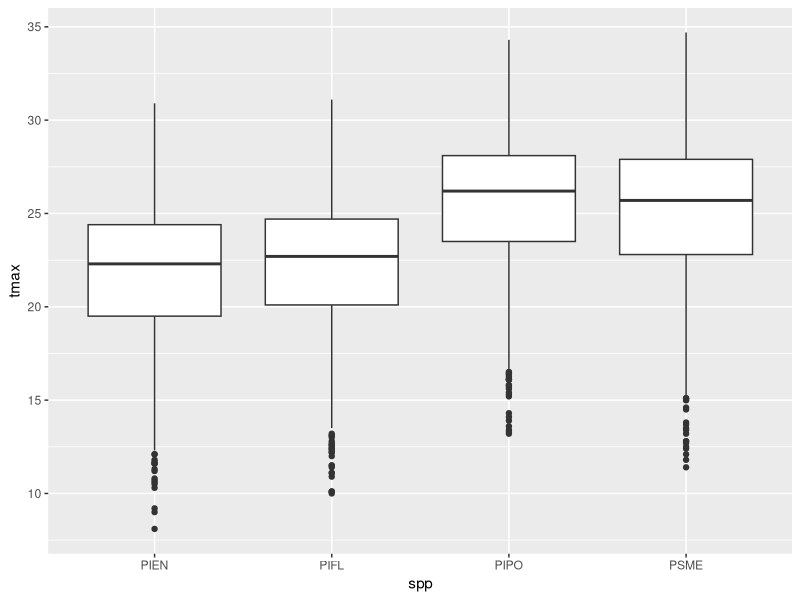
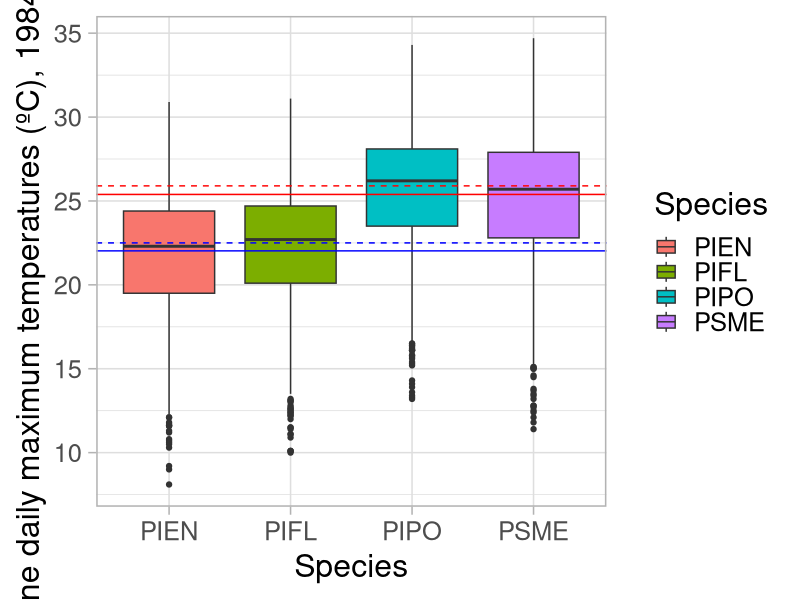
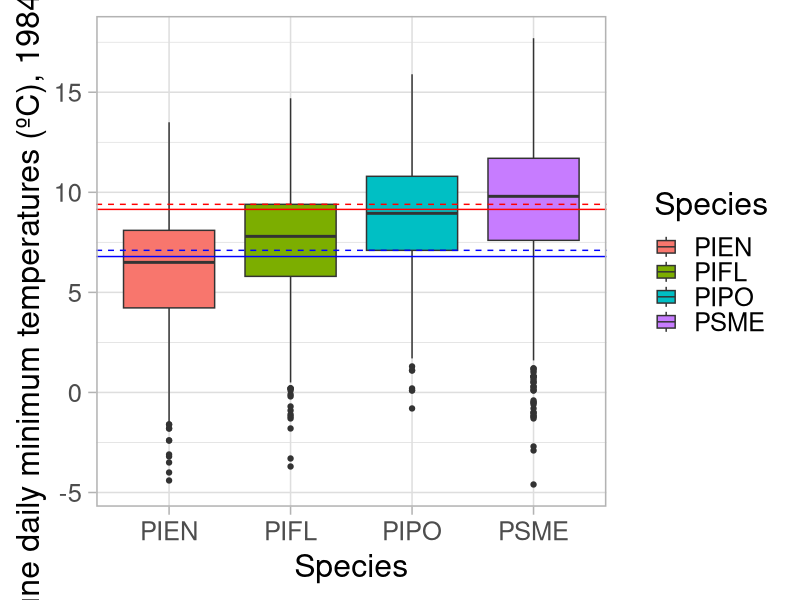
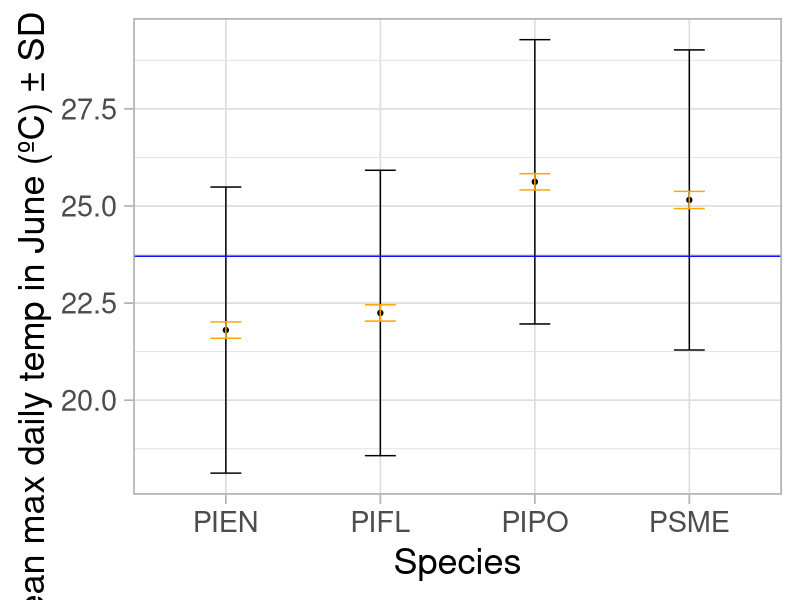
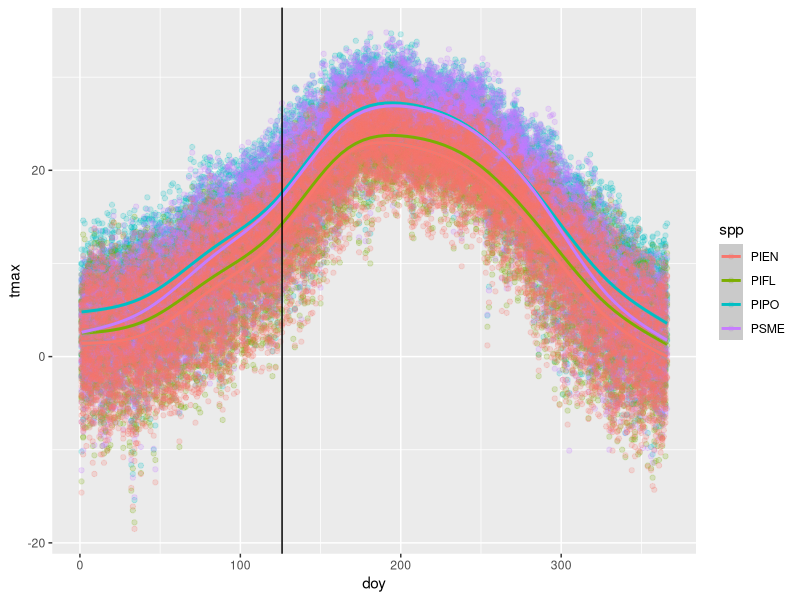
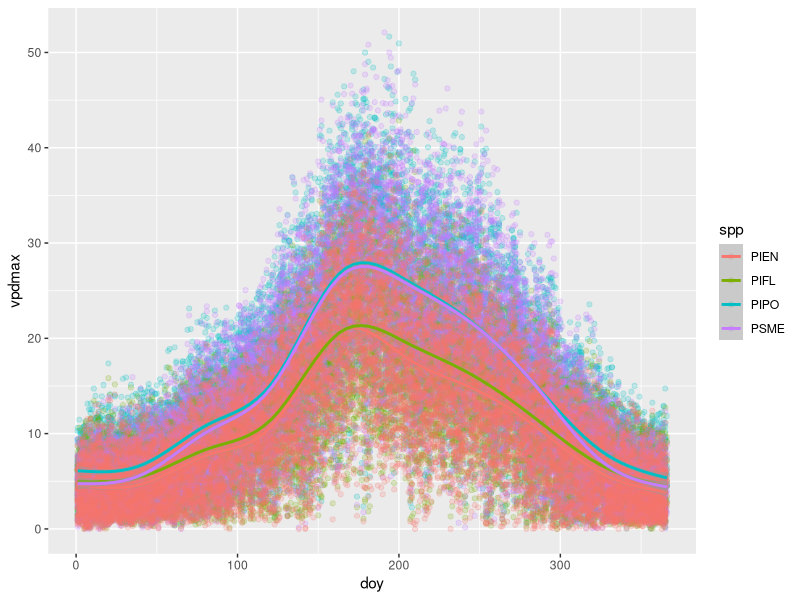
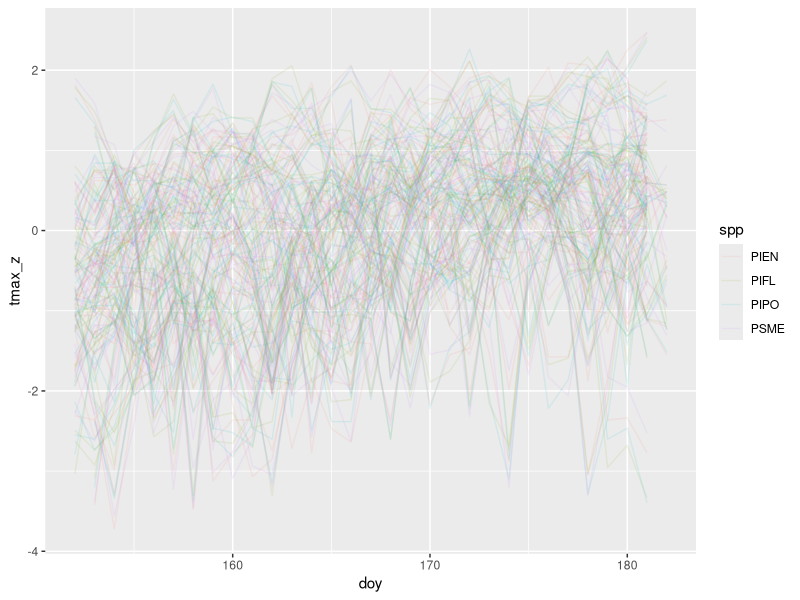
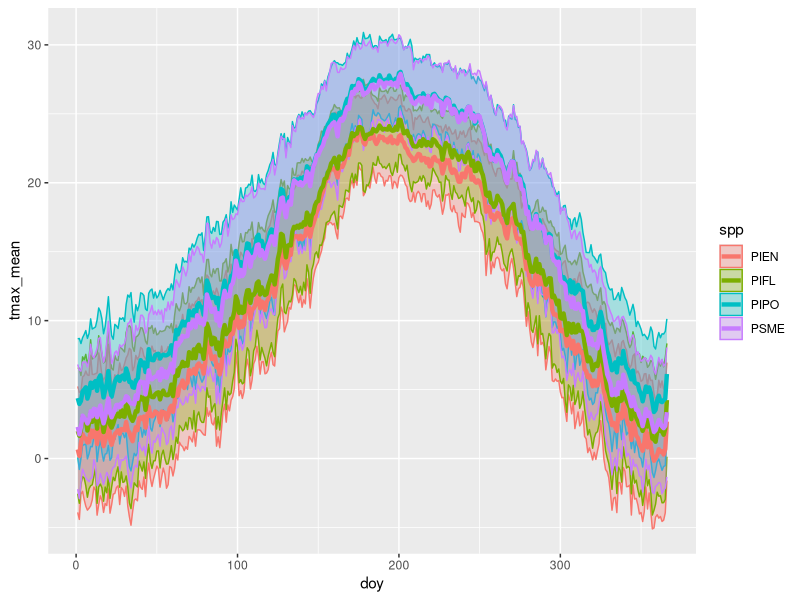

Write the R code that produced these figures, in order. (Note: this script raises an error after producing the figures.)
library(tidyverse)
options(digits = 10)


# DAILY data acquired from PRISM explorer (https://prism.oregonstate.edu/explorer/) on Thursday, June 19th, 2025
# see acquisition parameters in original CSVs

#Ponderosa Pine (PIPO)
pipo <- read_csv("data/Provenance/PIPO_Daily.csv", skip = 10)
#names(pipo) <- pipo[1,1:4]
#pipo <- pipo[-1,]
pipo$spp <- "PIPO"

#Limber Pine (PIFL)
pifl <- read_csv("data/Provenance/PIFL_Daily.csv", skip = 10)
# # names(pifl) <- pifl[1,1:4]
# pifl <- pifl[-1,]
pifl$spp <- "PIFL"

#Douglas Fir (PSME)
psme <- read_csv("data/Provenance/PSME_Daily.csv", skip = 10)
# names(psme) <- psme[1,1:4]
# psme <- psme[-1,]
psme$spp <- "PSME"

#Engelmann Spruce (PIEN)
pien <- read_csv("data/Provenance/PIEN_Daily.csv", skip = 10)
# names(pien) <- pien[1,1:4]
# pien <- pien[-1,]
pien$spp <- "PIEN"

prov_clim <- rbind(pipo, pifl, psme, pien) %>% 
  mutate(doy = yday(Date),
    year = as.numeric(substr(Date, 1, 4)),
    month = month(Date))
names(prov_clim) <- c("date", "tmin", "tmean", "tmax", "vpdmin", "vpdmax",
                      "spp", "doy", "year", "month")
# prov_clim <- prov_clim %>% 
#   mutate(tmean = as.numeric(tmean))

# avg_clim <- prov_clim %>% 
#   group_by(year) %>% 
#   summarise(temp = mean(tmean))

# let's get some z-scores

ggplot(filter(prov_clim, month == 6), aes(x = spp, y = tmax))+
  geom_boxplot()

pien6 <- filter(prov_clim, month == 6 & spp == "PIEN")
pifl6 <- filter(prov_clim, month == 6 & spp == "PIFL")
pipo6 <- filter(prov_clim, month == 6 & spp == "PIPO")
psme6 <- filter(prov_clim, month == 6 & spp == "PSME")

loel6 <- rbind(pipo6, psme6)
hiel6 <- rbind(pien6, pifl6)

#Max:
ggplot(filter(prov_clim, month == 6))+
  # \geom_boxplot(aes(x = spp, y = tmin, fill = spp), alpha = 0.5)+
  geom_boxplot(aes(x = spp, y = tmax, fill = spp))+
  geom_hline(aes(yintercept = mean(loel6$tmax, na.rm = T)), color = "red")+
  geom_hline(aes(yintercept = mean(hiel6$tmax, na.rm = T)), color = "blue")+
  geom_hline(aes(yintercept = median(loel6$tmax, na.rm = T)), color = "red", linetype = 2)+
  geom_hline(aes(yintercept = median(hiel6$tmax, na.rm = T)), color = "blue", linetype = 2)+
  theme_light(base_size = 23)+
  labs(x = "Species",
       y = "June daily maximum temperatures (ºC), 1984 - 2024", fill = "Species")
# send this to don & dave

#Min:
ggplot(filter(prov_clim, month == 6))+
  # \geom_boxplot(aes(x = spp, y = tmin, fill = spp), alpha = 0.5)+
  geom_boxplot(aes(x = spp, y = tmin, fill = spp))+
  geom_hline(aes(yintercept = mean(loel6$tmin, na.rm = T)), color = "red")+
  geom_hline(aes(yintercept = mean(hiel6$tmin, na.rm = T)), color = "blue")+
  geom_hline(aes(yintercept = median(loel6$tmin, na.rm = T)), color = "red", linetype = 2)+
  geom_hline(aes(yintercept = median(hiel6$tmin, na.rm = T)), color = "blue", linetype = 2)+
  theme_light(base_size = 23)+
  labs(x = "Species",
    y = "June daily minimum temperatures (ºC), 1984 - 2024", fill = "Species")


# PIPO & PSME
mean(loel6$tmax, na.rm = T) # 25.39 (25)
median(loel6$tmax, na.rm = T) # 25.39 (25)
mean(loel6$tmin, na.rm = T) # 9.15 (9)
median(loel6$tmin, na.rm = T) # 9.15 (9)

# PIEN & PIFL
mean(hiel6$tmax, na.rm = T) # 22.03 (32)
median(hiel6$tmax, na.rm = T) # 23 (25)
mean(hiel6$tmin, na.rm = T) # 6.79 (17)
median(hiel6$tmin, na.rm = T) # 9.15 (9)






june_min_mean <- prov_clim %>% 
  filter(month == 6) %>% 
  group_by(spp) %>% 
  summarise(tmin_mean = mean(tmin))
june_min_median <- prov_clim %>% 
  filter(month == 6) %>% 
  group_by(spp) %>% 
  summarise(tmin_med = median(tmin))

# ggplot()+
#   geom_point(data = june_min_mean, aes(x = spp, y = tmin_mean))+
#   geom_point(data = june_min_median, aes(x = spp, y = tmin_med))


prov_z_june <- prov_clim %>% 
  group_by(spp) %>% 
  filter(month == 6) %>% 
  summarise(tmax_mean = mean(tmax, na.rm = T), tmax_sd = sd(tmax, na.rm = T),
            n = n()) %>% 
  ungroup() %>% 
  mutate(tmax_lo = tmax_mean - 2*tmax_sd,
         tmax_hi = tmax_mean + 2*tmax_sd,
         tmax_se = tmax_sd/sqrt(n))

ggplot(prov_z_june, aes(x = spp, y = tmax_mean))+
  geom_point()+
  geom_errorbar(aes(ymin = tmax_mean - tmax_sd, ymax = tmax_mean + tmax_sd), width = 0.2)+
  geom_errorbar(aes(ymin = tmax_mean - 2*tmax_se, ymax = tmax_mean + 2*tmax_se), width = 0.2, color = "orange")+
  geom_hline(yintercept = mean(prov_z_june$tmax_mean), color = "blue")+
  labs(x = "Species", y = "Mean max daily temp in June (ºC) ± SD (± 2 SE)")+
  theme_light(base_size = 26)

mean(prov_z_june$tmax_mean)

TukeyHSD(aov(tmax ~ spp, data = filter(prov_clim, month == 6)), conf.level = 0.95, na.rm = T)


ggplot(prov_clim, aes(x = doy, y = tmax))+
  geom_point(aes(group = year, color = spp), alpha = 0.2)+
  geom_smooth(aes(group = spp, color = spp))+
  geom_vline(xintercept = 126)
ggplot(prov_clim, aes(x = doy, y = vpdmax))+
  geom_point(aes(group = year, color = spp), alpha = 0.2)+
  geom_smooth(aes(group = spp, color = spp))

prov_clim_z <- prov_clim %>% 
  filter(month == 6) %>% 
  full_join(prov_z_june, by = join_by(spp)) %>% 
  mutate(tmax_z = (tmax - tmax_mean)/tmax_sd) %>% 
  select(spp, date, year, doy, tmax_z)

ggplot(prov_clim_z, aes(x = doy, y = tmax_z, group = interaction(spp, year)))+
  geom_line(aes(color = spp), alpha = 0.1)


prov_doy_stats <- prov_clim %>% 
  group_by(spp, doy) %>% 
  summarise(tmax_mean = mean(tmax, na.rm = T), tmax_sd = sd(tmax, na.rm = T))

ggplot(na.omit(prov_doy_stats), aes(x = doy, y = tmax_mean, color = spp))+
  geom_ribbon(aes(ymin = tmax_mean - tmax_sd, ymax = tmax_mean + tmax_sd, fill = spp),
              alpha = 0.3)+
  geom_line(linewidth = 1.5)

# ggplot(prov_clim, aes(x = spp, y = tmax))+
#   geom_boxplot(aes(fill = spp))+
#   geom_hline(yintercept = mean(prov_clim$tmax), color = "red", linetype = 2)+
#   labs(x = "Species", y = "Max June Temp (ºC): 1980 - 2024",
#        fill = "Species")+
#   theme_light(base_size = 20)

ggplot(prov_clim, aes(x = spp, y = tmax))+
  geom_boxplot(aes(fill = spp))+
  geom_hline(yintercept = mean(prov_clim$tmax), color = "red", linetype = 2)+
  labs(x = "Species", y = "Max Daily Temp (ºC): 1984 - 2024",
       fill = "Species")+
  theme_light(base_size = 20)

ggplot(filter(prov_clim, month(date) == 6), aes(x = spp, y = tmax))+
  geom_boxplot(aes(fill = spp))+
  geom_hline(yintercept = mean(filter(prov_clim, month(date) == 6)$tmax), color = "red", linetype = 2)+
  labs(x = "Species", y = "Max Daily Temp in June (ºC): 1984 - 2024",
       fill = "Species")+
  theme_light(base_size = 20)

ggplot(filter(prov_clim, month %in% c(6)), aes(x = tmax))+
  geom_density(aes(color = spp), alpha = 0.4)+
  geom_vline(xintercept = median(filter(prov_clim, month == 6 & spp == "PIEN")$tmax), color = "red", linetype = 2)+
  geom_vline(xintercept = median(filter(prov_clim, month == 6 & spp == "PIFL")$tmax), color = "green4", linetype = 2)+
  geom_vline(xintercept = median(filter(prov_clim, month == 6 & spp == "PIPO")$tmax), color = "turquoise2", linetype = 2)+
  geom_vline(xintercept = median(filter(prov_clim, month == 6 & spp == "PSME")$tmax), color = "purple", linetype = 2)+
  labs(x = "Max Daily Temp (ºC): 1984 - 2024",
       color = "Species")+
  theme_light(base_size = 20)

ggplot(prov_clim, aes(x = tmax))+
  geom_histogram(aes(fill = spp), alpha = 0.4, binwidth = 0.5)+
  #geom_vline(yintercept = mean(prov_clim$tmax), color = "red", linetype = 2)+
  labs(x = "Max Daily Temp (ºC): 1984 - 2024",
       fill = "Species")+
  theme_light(base_size = 20)

mean(prov_clim$tmax)


ggplot(avg_clim, aes(x = year, y = temp))+
  geom_point()+
  geom_line()+
  geom_smooth(method = "lm")
